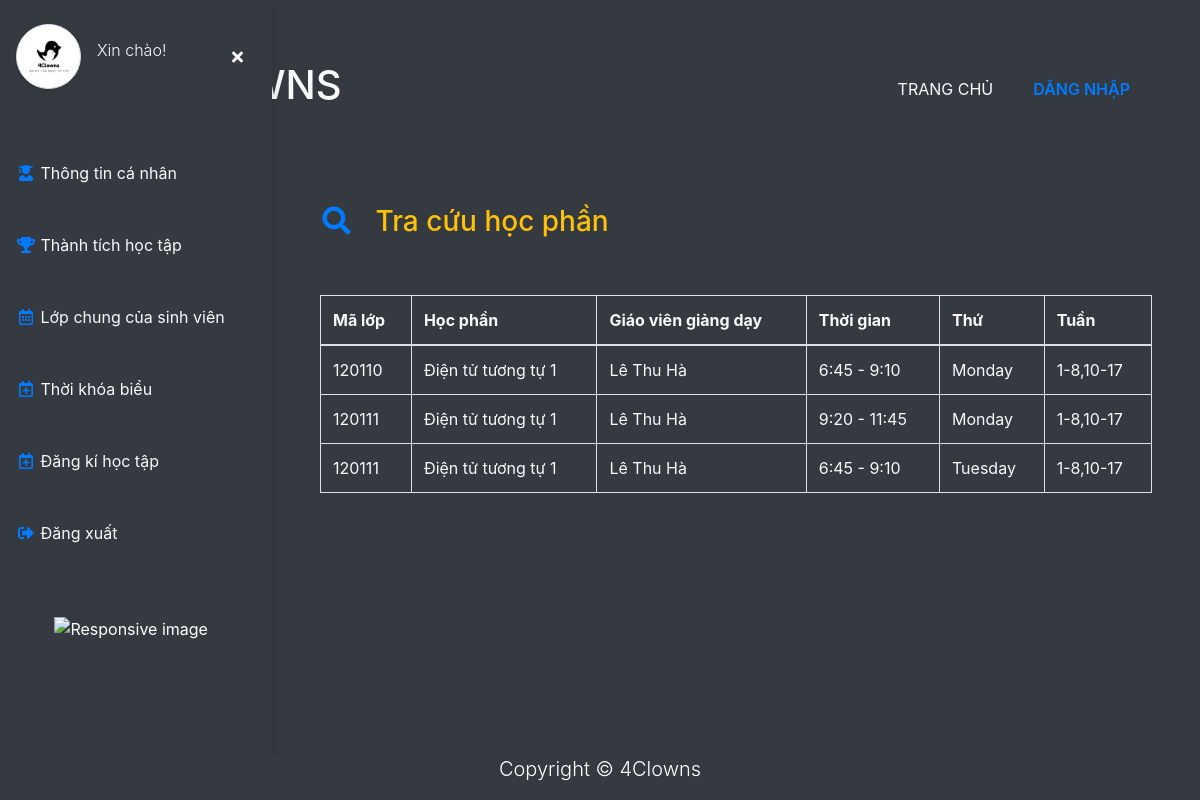
Before: /student/lop_tin_chi_trong_ki with the older database file.
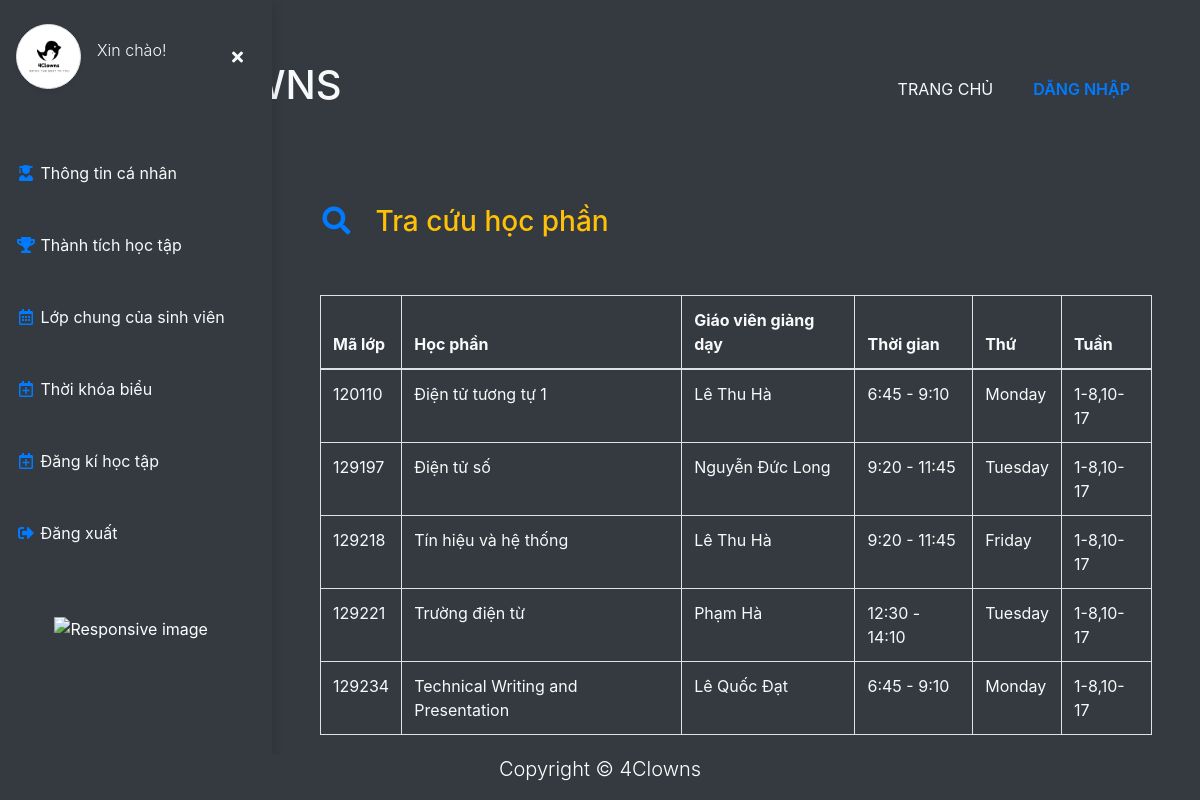
After: the same page with the newer database file.
### student/models.py (models this page shows, shortened)
class lop_tin_chi_detail(models.Model):
    lopTinChi = models.ForeignKey("management.lop_tin_chi",verbose_name="Lớp tín chỉ", on_delete=CASCADE, related_name="detail")
    semester = models.ForeignKey("management.semester", verbose_name="Kì", related_name="available_class", on_delete=models.CASCADE)
    timetable = models.ForeignKey("management.timetable", on_delete=models.CASCADE)
    timing = models.ForeignKey("management.timing", on_delete=models.CASCADE, null=True)
    teacher = models.ForeignKey("users.Teacher", on_delete=models.CASCADE, blank=True, null=True)
    class Meta:
        verbose_name = "Lớp tín chỉ chi tiết"
        verbose_name_plural = 'Lớp tín chỉ chi tiết'
        unique_together = ('lopTinChi', 'semester')

### management/models.py (models this page shows, shortened)
class lop_tin_chi(models.Model):
    class ClassType(models.TextChoices):
        LT = "LT", "LT"
        TN = "TN", "TN"
        LT_BT = "LT+BT", "LT+BT"
    code = models.IntegerField(unique=True, verbose_name="Mã lớp")
    type = models.CharField(choices=ClassType.choices, verbose_name="Loại lớp", default=ClassType.LT, max_length=20)
    hocPhan = models.ForeignKey("management.hoc_phan", verbose_name="Học phần", related_name="available_class", on_delete=models.CASCADE)
    class Meta:
        verbose_name = "9. Lớp tín chỉ"
        verbose_name_plural = '9. Lớp tín chỉ'

class hoc_phan(models.Model):
    name = CharField(_("Tên học phần"), max_length=50)
    code = CharField(_("Mã học phần"), max_length=10, unique=True)
    vien = models.ForeignKey("management.vien_dao_tao", verbose_name="Viện trực thuộc", on_delete=models.CASCADE, related_name="cac_hoc_phan")
    required_hocPhan = models.ForeignKey("management.hoc_phan", verbose_name="Học phần kiên quyết", on_delete=models.CASCADE, null=True, blank=True, default=None)
    class Meta:
        verbose_name = "2. Học phần"
        verbose_name_plural = '2. Học phần'
        ordering = ["vien"]
    def __str__(self):
        return f"{self.name}"

class timing(models.Model):
    time_start = models.TimeField(verbose_name="Thời gian bắt đầu")
    time_end = models.TimeField(verbose_name="Thời gian kết thúc")
    def __str__(self):
        return f"{self.time_start.hour}:{self.time_start.minute} - {self.time_end.hour}:{self.time_end.minute}"
    class Meta:
        unique_together=('time_start', 'time_end',)
        verbose_name = "6. Thời gian"
        verbose_name_plural = '6. Thời gian'

class timetable(models.Model):
    day = models.CharField(choices=DAYS_OF_WEEK, max_length=15)
    week = models.ManyToManyField(week)
    def display_week(self):
        all_week = self.week.all()
        len_week = all_week.count()
        display_week = ''
        display_week = display_week + str(all_week[0].id) + "-"
        for i in range(len_week-1):
            if all_week[i+1].id == all_week[i].id + 1:
                continue
            else:
                display_week = display_week + str(all_week[i].id) + "," + str(all_week[i+1].id)
        display_week = display_week + "-" + str(all_week[len_week-1].id)
        return display_week
    class Meta:
        verbose_name = '8. Thời khóa biểu'
        verbose_name_plural = '8. Thời khóa biểu'

class week(models.Model):
    id = models.IntegerField(verbose_name='Tuần', primary_key=True)
    class Meta:
        verbose_name = "7. Tuần"
        verbose_name_plural = '7. Tuần'

### users/models.py (models this page shows, shortened)
class User(AbstractBaseUser, PermissionsMixin):
    class Genders(models.TextChoices):
        MALE = "MALE", "Male"
        FEMALE = "FEMALE", "Female"
    avatar = models.ImageField(_("Ảnh đại diện"), upload_to="Avatar", blank=True, null=True)
    email = models.EmailField(_("Email"),max_length=50, unique=True, blank=True)
    firstname = models.CharField(_("Tên"),max_length=20,  blank=False, null=True)
    surname = models.CharField(_("Tên đệm"),max_length=20, null=True, blank=True)
    lastname = models.CharField(_("Họ"),max_length=20, null=True, blank=True)
    date_of_birth = models.DateField(_("Ngày sinh"), blank=True, null=True, )
    phone = models.CharField(_("Số điện thoại"), max_length=15, blank=True, null=True)
    is_superuser = models.BooleanField(default=False)
    is_active = models.BooleanField(default=True)
    last_login = models.DateTimeField(auto_now_add=True)
    date_joined = models.DateTimeField(auto_now_add=True)
    role = models.BooleanField(null=True, blank=True)
    gender = models.CharField(
        _("Gender"), max_length=50, choices=Genders.choices, default=Genders.MALE
    )
    objects = UserManager()
    USERNAME_FIELD = 'email'
    REQUIRED_FIELDS = []

### student/views.py (the view)
# urls.py: path('lop_tin_chi_trong_ki', views.lopTC_trong_ki, name='lopTC_trong_ki'),
def lopTC_trong_ki(request):
    semester_object = semester.objects.get(is_active=True)
    lopTinChitrongKi = lop_tin_chi_detail.objects.filter(semester=semester_object).order_by('lopTinChi__code')
    return render(request, 'student/lopTC_trong_ki.html', {
        "lopTinChitrongKi": lopTinChitrongKi,
    })

### users/models.py (called while the page is built)
    def getfullname(self):
        if self.lastname:
            if self.surname:
                return f"{self.lastname} {self.surname} {self.firstname}"
            else:
                return f"{self.lastname} {self.firstname}"
        else:
            return f"{self.firstname}"

### templates/student/lopTC_trong_ki.html (shortened to what this page needs)
{% extends 'base.html' %}
{% load static %}
{% block style %}
    <link rel="stylesheet" href="{% static 'css/select_term.css' %}">
{% endblock style %}
{% block content %}
<div class="page-content p-5 position-relative" id="content">
    <div class="row mt-4">
      <h3 class="text-warning">
        <i class="fas fa-search me-1 text-primary fa-fw" style="width: 2.25em;"></i>
        Tra cứu học phần
      </h3>
      <div class="col-lg-12 mt-5">
    <div class="table-responsive">
        <table class="table table-bordered text-light">
            <thead class="thead">
                <tr>
                    <th>Mã lớp</th>
                    <th>Học phần</th>
                    <th>Giáo viên giảng dạy</th>
                    <th>Thời gian</th>
                    <th>Thứ</th>
                    <th>Tuần</th>
                </tr>
            </thead>
            <tbody>
                {% for lopTC in lopTinChitrongKi %}
                    <tr>
                        <td scope="row">{{lopTC.lopTinChi.code}}</td>
                        <td>{{lopTC.lopTinChi.hocPhan}}</td>
                        <td>{{lopTC.teacher.getfullname}}</td>
                        <td>{{lopTC.timing}}</td>
                        <td>{{lopTC.timetable.day}}</td>
                        <td>
                            {{ lopTC.timetable.display_week }}
                        </td>
                    </tr>
                {% endfor %}
            </tbody>
        </table>
    </div>
    </div>
    </div>
</div>
{% include 'student/student_base.html' %}
{% endblock  %}

### templates/base.html (shortened to what this page needs)
{% load static %}
<!DOCTYPE HTML>
<html lang="en">
<head>
    <link rel="stylesheet" href="{% static 'css/bootstrap.css' %}" type="text/css">
    <link rel="stylesheet" href="{% static 'fonts/fontawesome/css/all.css' %}" type="text/css">
    <link rel="stylesheet" href="{% static 'fonts/roboto/font.css' %}">
    <link rel="stylesheet" href="{% static 'css/custom.css' %}" type="text/css">
    <link rel="stylesheet" href="{% static 'css/student.css' %}" type="text/css">
    {% block style %}{% endblock style %}
</head>
<body class="bg-dark d-flex flex-column  ">
{% include 'includes/navbar.html' %}
    {% block content %}
    {% endblock content %}
{% include 'includes/footer.html' %}
</body>
</html>

### templates/includes/navbar.html (shortened to what this page needs)
{% load static %}
{% if request.user.role != 0 and request.user.role != 1%}
<header class="section-header">
    <nav class="navbar navbar-expand-lg navbar-light bg-dark container">
        <a class="navbar-brand d-flex align-items-center" style="max-width: 120px" href="{% url 'home' %}">
            <div class="d-none d-sm-block" style="margin-left: 2rem">
                <h1 class="text-center logo__name-css text-light">4CLOWNS</h1>
            </div>
        </a>
        <div class="collapse navbar-collapse justify-content-end" id="navbarNav">
            <ul class="d-flex align-items-end navbar-nav ml-lg-auto">
                <li class="nav-item active mr-2">
                    <a class="nav-link text-light" href="{% url 'home' %}">  TRANG CHỦ <span class="sr-only">(current)</span></a>
                </li>
                {% if not request.user.is_autheticated %}
                <li class="nav-item mr-2">
                    <a href="{% url 'login' %}" class="nav-link text-primary" style="font-weight: 600;">
                        DĂNG NHẬP
                    </a>
                </li>
                {% endif %}
            </ul>
        </div>
    </nav>
</header>
{%endif %}

### templates/student/student_base.html (shortened to what this page needs)
{% load static %}
<div class="vertical-nav bg-dark" id="sidebar">
    <div class="py-4 px-3 mb-4 bg-dark">
        <div class="media d-flex align-items-center"><img src="{% static 'logo/logo.jpg' %}" alt="..." width="65" class="mr-3 rounded-circle img-thumbnail shadow-sm">
            <div class="media-body">
                <button class="d-md-block d-sm-none float-right text-light btn btn-outline-none"  id="sidebarCollapse-small" type="button"><i class="fas fa-times"></i></button>
                <p class="font-weight-light text-light mb-0">Xin chào!</p>
            </div>
        </div>
    </div>
    <ul class="nav flex-column bg-dark mb-0">
        <li class="nav-item">
            <a href="{% url 'info' %}" class="nav-link text-light">
                <i class="fas fa-user-graduate me-1 text-primary fa-fw"></i>
                Thông tin cá nhân
            </a>
        </li>
        <li class="nav-item">
            <a href="{% url 'ket_qua_hoc_tap' %}" class="nav-link text-light">
                <i class="fas fa-trophy me-1 text-primary fa-fw"></i>
                Thành tích học tập
            </a>
        </li>
        <li class="nav-item">
            <a href="{% url 'genaral_class' %}" class="nav-link text-light">
                <i class="far fa-calendar-alt me-1 text-primary fa-fw"></i>
                Lớp chung của sinh viên
            </a>
        </li>
        <li class="nav-item">
            <a href="{% url 'student_timetable' %}" class="nav-link text-light">
                <i class="far fa-calendar-plus me-1 text-primary fa-fw"></i>
                Thời khóa biểu
            </a>
        </li>
        <li class="nav-item">
            <a href="{% url 'dang_ki_hoc_tap' %}" class="nav-link text-light">
                <i class="far fa-calendar-plus me-1 text-primary fa-fw"></i>
                Đăng kí học tập
            </a>
        </li>
        <li class="nav-item">
            <a href="{% url 'logout' %}" class="nav-link text-light">
                <i class="fas fa-sign-out-alt me-1 text-primary fa-fw"></i>
                Đăng xuất
            </a>
        </li>
    </ul>
    <p class="text-light font-weight-bold text-uppercase px-3 small py-4 mb-0"></p>
    <div class="nav flex-column bg-dark mb-0 align-content-center">
        <img src="{% static '/logo/Clip_Dancer_transparent_by_Icons8.gif' %}" class="img-fluid" alt="Responsive image" width="60%">
    </div>
    </div>

### templates/includes/footer.html
{% load static %}
<footer class=" position-absolute bg-dark text-white text-center  footer__copyright-responsive container" style="left:0;right: 0; bottom: 0; max-width:800px" >
      <p class="lead">Copyright &copy; 4Clowns</p>
</footer>

### static/css/custom.css (style rules this page uses)
html { min-height: 100%; position: relative !important; }
body { overflow-x: hidden; color: #ffffff; min-height: 100vh; }
body::before { display: block; content: ''; height: 45px; }

### static/css/student.css (style rules this page uses)
body { min-height: 100vh; overflow-x: hidden; }
.text-uppercase { letter-spacing: 0.1em; }
.vertical-nav { min-width: 17rem; width: 17rem; min-height: 100%; position: fixed; top: 0; left: 0; box-shadow: 3px 3px 10px rgba(0, 0, 0, 0.1); transition: all 0.4s; }
.nav-link { padding: 1.5rem 1rem !important; }
.page-content { width: calc(100% - 17rem); margin-left: 17rem; transition: all 0.4s; }

Changed rows visible on the page:
removed lop_tin_chi_detail: lopTinChi.code "120111", lopTinChi.hocPhan "Điện tử tương tự 1", teacher.getfullname "Lê Thu Hà", timing "9:20 - 11:45", timetable.day "Monday", timetable.display_week "1-8,10-17"
removed lop_tin_chi_detail: lopTinChi.code "120111", lopTinChi.hocPhan "Điện tử tương tự 1", teacher.getfullname "Lê Thu Hà", timing "6:45 - 9:10", timetable.day "Tuesday", timetable.display_week "1-8,10-17"
added lop_tin_chi_detail: lopTinChi.code "129197", lopTinChi.hocPhan "Điện tử số", teacher.getfullname "Nguyễn Đức Long", timing "9:20 - 11:45", timetable.day "Tuesday", timetable.display_week "1-8,10-17"
added lop_tin_chi_detail: lopTinChi.code "129218", lopTinChi.hocPhan "Tín hiệu và hệ thống", teacher.getfullname "Lê Thu Hà", timing "9:20 - 11:45", timetable.day "Friday", timetable.display_week "1-8,10-17"
added lop_tin_chi_detail: lopTinChi.code "129221", lopTinChi.hocPhan "Trường điện từ", teacher.getfullname "Phạm Hà", timing "12:30 - 14:10", timetable.day "Tuesday", timetable.display_week "1-8,10-17"
added lop_tin_chi_detail: lopTinChi.code "129234", lopTinChi.hocPhan "Technical Writing and Presentation", teacher.getfullname "Lê Quốc Đạt", timing "6:45 - 9:10", timetable.day "Monday", timetable.display_week "1-8,10-17"
